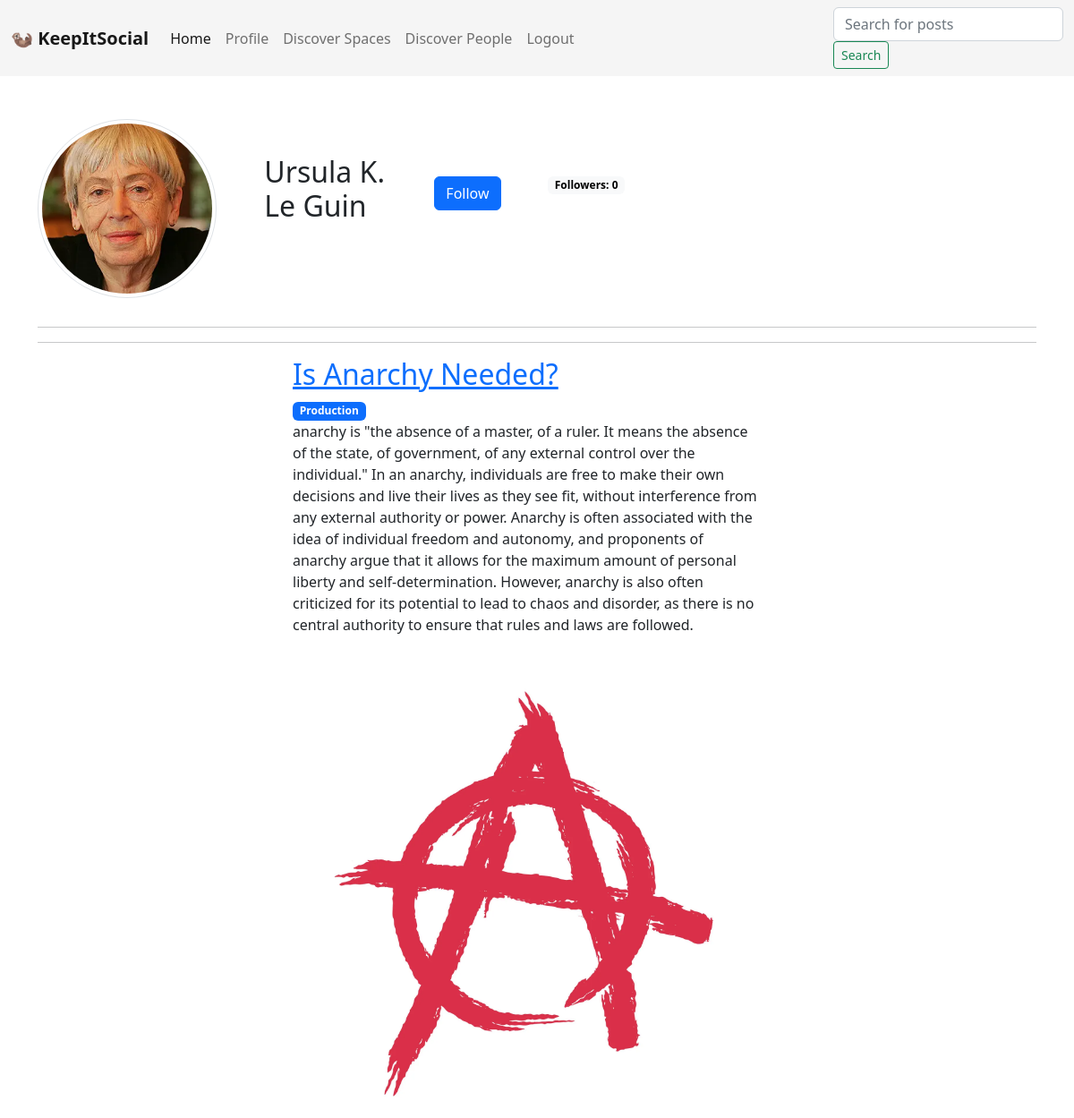
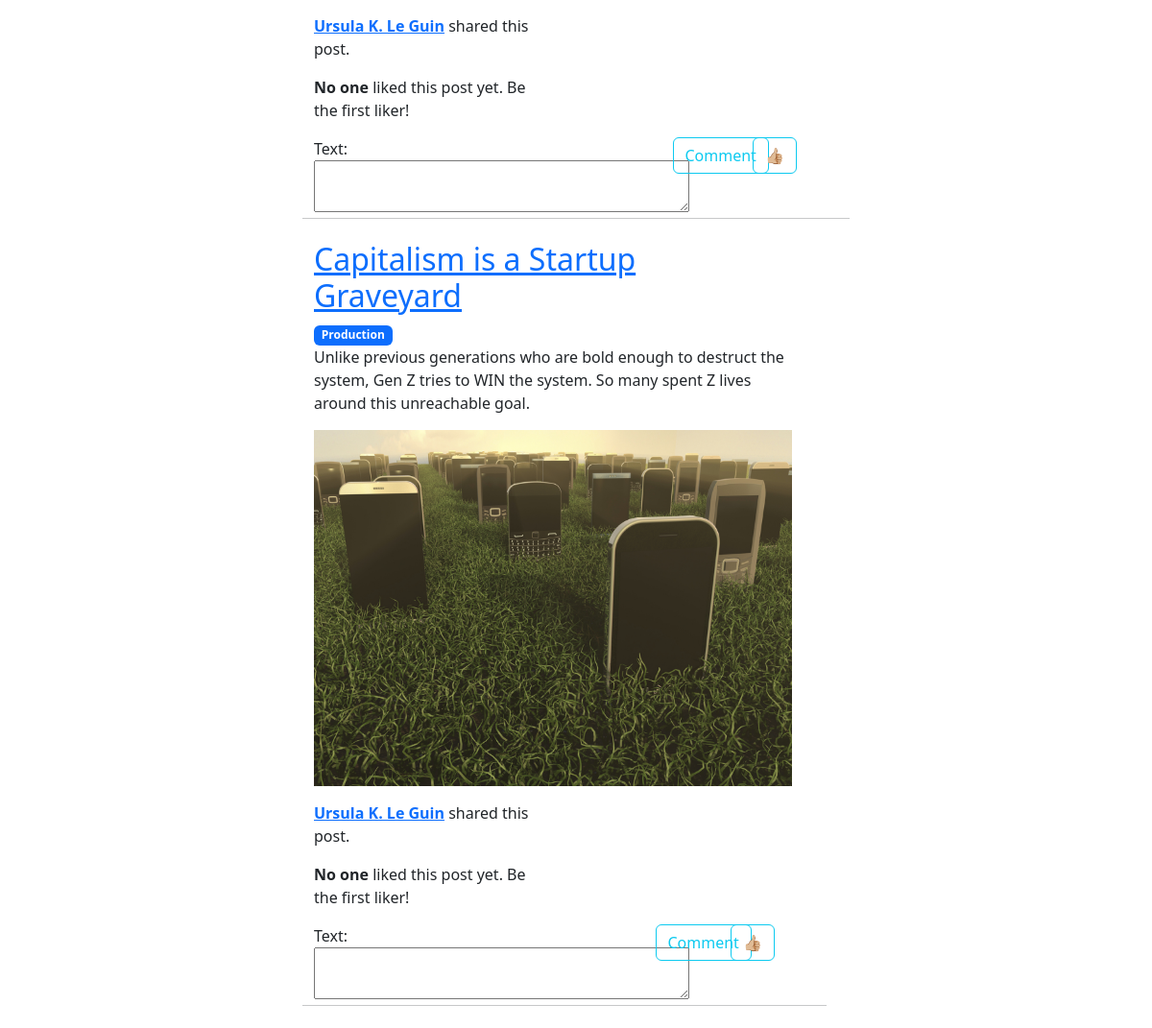
Page /user/21/ (signed in) on the committed database (2 pictures, top to bottom).
### application/models.py (models this page shows, shortened)
class UserProfile(models.Model):
    id = models.AutoField(primary_key=True)
    user = models.OneToOneField(User, on_delete=models.CASCADE, related_name='profile')
    profile_picture = models.ImageField(upload_to='profiles/', blank=True, null=True)
    bio = models.TextField(blank=True)
    followers = models.ManyToManyField("UserProfile", related_name='following', blank=True)
    def __str__(self):
        return f"{self.user.first_name}  {self.user.last_name}"

class Post(models.Model):
    title = models.CharField(max_length=50)
    image = models.ImageField(upload_to="uploads/", null=True, blank=True)
    content = models.TextField()
    link = models.CharField(max_length=500, null=True)
    author = models.ForeignKey(UserProfile, on_delete=models.CASCADE, null=True)
    slug = models.SlugField(default="", null=False, blank=True, db_index=True)
    likers = models.ManyToManyField("UserProfile", related_name='liked_posts', blank=True)
    bookmarkers = models.ManyToManyField("UserProfile", related_name='bookmarked_posts', blank=True)
    space = models.ForeignKey("Space", related_name='posts', blank=True, on_delete=models.CASCADE, null=True)
    created_at = models.DateTimeField(auto_now_add=True, blank=True, null=True)

class Space(models.Model):
    admin = models.ForeignKey(UserProfile, on_delete=models.CASCADE, null=True)
    members = models.ManyToManyField("UserProfile", related_name='spaces', blank=True)
    title = models.CharField(max_length=50)
    slug = models.SlugField(default="")

### application/views.py (the view)
# urls.py: path('user/<int:id>/', views.user_profile, name='user_profile'),
def user_profile(request, id):
    profile = get_object_or_404(UserProfile, id=id)
    return render(request, 'application/user_profile.html', {
        'profile': profile,
        'is_following': profile.followers.contains(request.user.profile),
        "posts": Post.objects.filter(Q(author=profile) | Q(likers=profile)),
        "comment_form": CommentForm(),
        "follower_count": profile.followers.count(),
        "profile_picture": profile.profile_picture
    })

### application/forms.py
class CommentForm(ModelForm):
    class Meta:
        model = Comment
        fields = ['text']
        widgets = {
          'text': forms.Textarea(attrs={'rows':2}),
        }

### application/templates/application/user_profile.html (shortened to what this page needs)
{% extends 'application/base.html' %}
{% block body_content %}
    {% include "application/include/header.html" %}
    <div class="container mt-5">
        <div class="row">
            <div class="col-md-8 ">
            <div class="row">
                <div class="col-4">
                    {% if profile.profile_picture %}
                    <img src="{{ profile.profile_picture.url }}" alt="Profile Picture" class="rounded-circle img-thumbnail" width="200" height="200" border="1">
                    {% else %}
                    <i class="fas fa-user-circle fa-5x"></i>
                    {% endif %}
                </div>
                <div class="col-3">
                    <br>
                    <h2 class="mt-3">{{ profile.user.first_name }} {{ profile.user.last_name }}</h2>
                </div>
                <div class="col-2">
                    <br>
                    <form action="{% url 'follow_user' profile.pk %}" method="post" class="mt-3">
                    {%  if is_following %}
                        <br>
                    <button type="submit" class="btn btn-primary">Unfollow</button>
                    {% else %}
                        <br>
                    <button type="submit" class="btn btn-primary">Follow</button>
                    {%  endif %}
                </form>
                </div>
                <div class="col-3">
                    <br>
                    <br>
                    <p class="mt-3 badge text-bg-light">Followers: {{ follower_count}} </p>
                </div>
            </div>
            </div>
            <div class="row">
            </div>
        </div>
        <hr>
        <hr>
        {% include "application/include/post.html" %}
        </div>
    </div>
{% endblock %}

### application/templates/application/include/post.html (shortened to what this page needs)
<div class="row">
    <div class="col-md-3">
    </div>
    <div class="col-md-6">
                     {% for post in posts %}
                <div class="row">
                <div class="row">
                    <div class="col-9">
                        <a href="{{ post.link }}"><h2>{{ post.title }}</h2></a>
                    </div>
                    <div class="col-2">
                    </div>
                    <div class="col-1 float-right text-right">
                    </div>
                    <div class="row">
                        <div class="col-1">
                            {% if post.space %}
                                <span class="badge text-bg-primary">{{ post.space.title }}</span>
                            {% endif %}
                        </div>
                    </div>
                    <p>{{ post.content }}</p>
                    {% if post.image %}
                        <a href="{{ post.link }}"><img src="{{ post.image.url }}" style="width:100%"></a>
                    {%  endif %}
                    <p><a href="{{ post.link }}"></a>
                    <div class="row">
                        <div class="col-6">
                            <p><strong><a href="/user/{{ post.author.id }}">{{ post.author }}</a></strong> shared this post.</p>
                            {% if post.likers.all.count == 0 %}
                                <p><strong> No one</strong> liked this post yet. Be the first liker!</p>
                            {% elif post.likers.all.count == 1 %}
                                <p><strong> 1</strong> person liked this post!</p>
                            {% else %}
                                <p><strong> {{ post.likers.all.count }}</strong> people liked this post!</p>
                            {% endif %}
                        </div>
                        <div class="col-3">
                        </div>
                        <div class="col-2">
                        </div>
                        <div class="row">
                            <div class="col-9">
                                <form action="{% url 'submit_comment' post.pk %}" method="post">
                                {{ comment_form }}
                            </div>
                            <div class="col-2">
                                <button type="submit" class="btn btn-outline-info btn-block text-right">Comment</button>
                            </div>
                            <div class="col-1 float-right text-right">
                               <form action="{% url 'like_post' post.pk %}" method="post">
                                {% if  request.user.profile in post.likers.all %}
                                    <button type="submit" class="btn btn-info btn-block float-right"> 👍🏼 </button>
                                {% else %}
                                    <button type="submit" class="btn btn-outline-info btn-block float-right"> 👍🏼 </button>
                                {% endif %}
                               </form>
                            </div>
                        </div>
                    </div>
                </div>
                <br>
                <br>
                <hr>
                <br>
            {% endfor %}
    </div>
</div>

### rows in the picture
UserProfile: profile_picture (picture), user.first_name "Ursula K.", user.last_name "Le Guin"
Post: title "Is Anarchy Needed?", space "Production", content "anarchy is \"the absence of a master, of a ruler. It means the absence of the state, of government, of any external control over the individual.\" In an anarchy, individuals are free to make their own decisions and live their lives as they see fit, without interference from any external authority or power. Anarchy is often associated with the idea of individual freedom and autonomy, and proponents of anarchy argue that it allows for the maximum amount of personal liberty and self-determination. However, anarchy is also often criticized for its potential to lead to chaos and disorder, as there is no central authority to ensure that rules and laws are followed.", image (picture), author "Ursula K. Le Guin", shows "No one"
Post: title "Capitalism is a Startup Graveyard", space "Production", content "Unlike previous generations who are bold enough to destruct the system, Gen Z tries to WIN the system. So many spent Z lives around this unreachable goal.", image (picture), author "Ursula K. Le Guin", shows "No one"

### other values in the picture
{{ follower_count }} "0"
